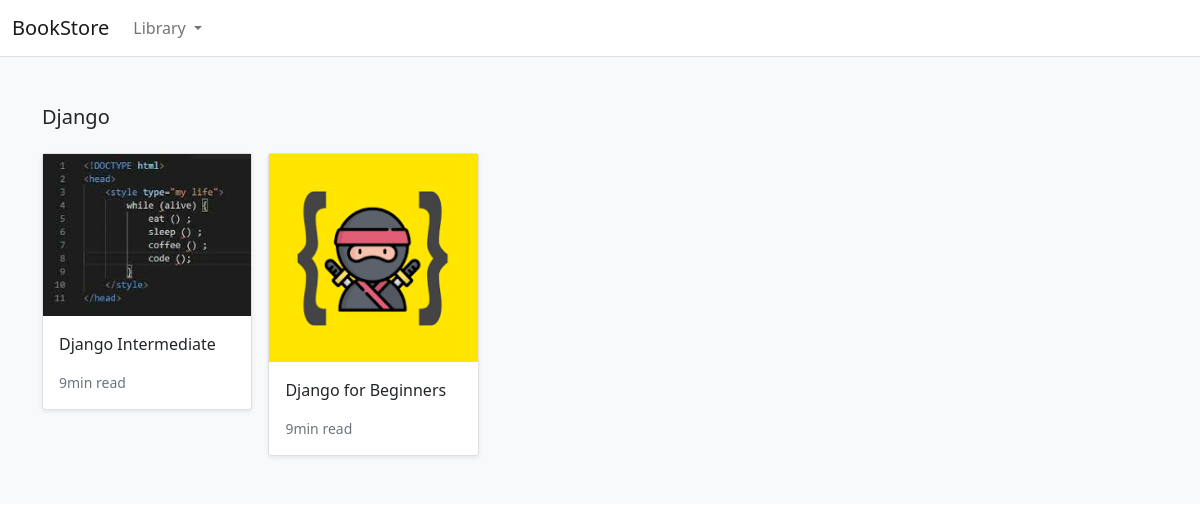
The app's page /search/Django/ with its own data.
### store/models.py (models this page shows, shortened)
class Category(models.Model):
    name = models.CharField(_("Category Name"), max_length=255, db_index=True)
    slug = models.SlugField(max_length=255, unique=True)
    '''
    Slug in django is a short label for something , containing
    only letters , numbers , underscores or hyphens.
    They're generally used in URLs(like in django docs).
    A slug field in django is used to store and generate valid
    URLs for your dynamically created web pages.
    '''
    class Meta:
        verbose_name_plural = 'categories'
    def get_absolute_url(self):
        return reverse('store:category_list', args=[self.slug])

class Product(models.Model):
    category = models.ForeignKey(
        Category, related_name='product', on_delete=models.CASCADE)
    created_by = models.ForeignKey(
        User, related_name='product_creator', on_delete=models.CASCADE)
    title = models.CharField(max_length=255)
    author = models.CharField(max_length=255, default='admin')
    description = models.TextField(blank=True)
    image = models.ImageField(upload_to='images/')
    slug = models.SlugField(max_length=255)
    price = models.DecimalField(max_digits=4, decimal_places=2)
    in_stock = models.BooleanField(default=True)
    is_active = models.BooleanField(default=True)
    created = models.DateTimeField(auto_now_add=True)
    updated = models.DateTimeField(auto_now=True)
    objects = models.Manager()
    products = ProductManager()
    class Meta:
        verbose_name_plural = 'Products'
        ordering = ('-created',)  # odering data in db in descending order
    def get_absolute_url(self):
        return reverse('store:product_detail', args=[self.slug])

### store/views.py (the view)
# urls.py: path("search/<slug:category_slug>/",views.category_list , name="category_list"),
def category_list(request, category_slug):
    category = get_object_or_404(Category, slug=category_slug)
    products = Product.objects.filter(category=category)
    return render(request, "store/products/product_category.html", {'category': category, "products": products})

### store/context_processors.py (called while the page is built)
def categories(request):
    return {
        'categories': Category.objects.all()
    }

### templates/store/products/product_category.html (shortened to what this page needs)
{% extends "../base.html" %}
{% load static %}
{% block content %}
<main>
  <div class="album py-5 bg-light">
    <div class="container">
      <div class="pb-3 h5">{{ category.name|title }}</div>
      <div class="row row-cols-1 row-cols-sm-2 row-cols-md-5 g-3">
        {% for product in products %}
        <div class="col">
          <div class="card shadow-sm">
            <img class="img-fluid" alt="Responsive image" src="{{ product.image.url }}">
            <div class="card-body">
              <p class="card-text">
                <a class="text-dark text-decoration-none" href="{{ product.get_absolute_url }}">{{ product.title }}</a>
              </p>
              <div class="d-flex justify-content-between align-items-center">
                <small class="text-muted">9min read</small>
              </div>
            </div>
          </div>
        </div>
        {% endfor %}
      </div>
    </div>
  </div>
</main>
{% endblock content %}

### records on screen
Category: name "Django"
Product: image (picture), title "Django Intermediate"
Product: image (picture), title "Django for Beginners"
